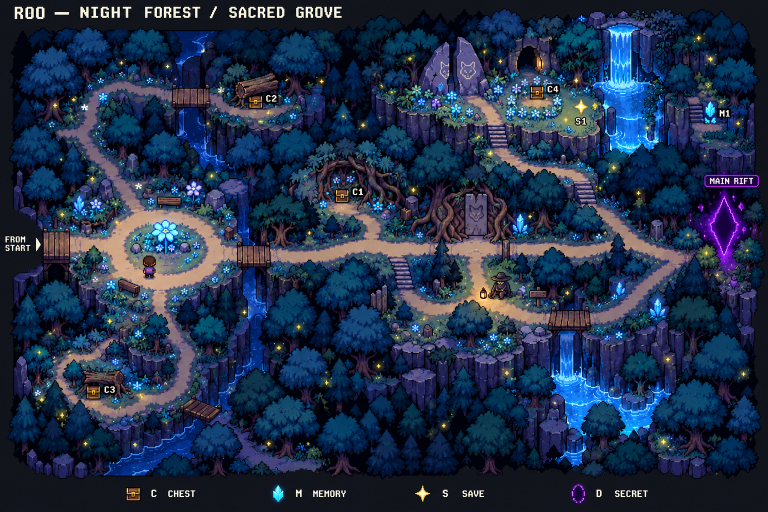
#> input picture design/maps/2026-10-08-v1/01-r00-forest-and-sacred-grove-v1b.png, 1536 x 1024 px (shown at 1/2 size)
$ python prepare-r00-map-v1.py
#> lines starting #> are read from the running program, lines starting #| are printed output that depends on the picture; after the words box and inside, x2 and y2 are one past the last pixel; in counts of white or black regions, pixels touching at a corner belong together
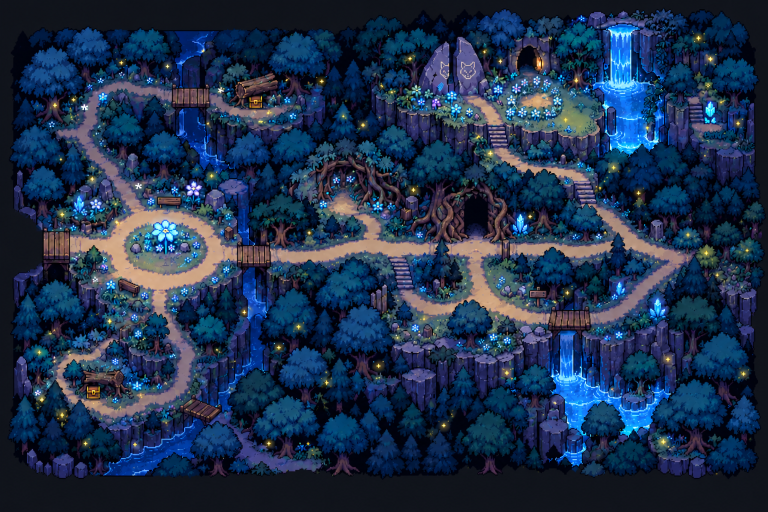
#> input picture assets/maps/r00-v1/cleanup-source.png, 1536 x 1024 px (shown at 1/2 size)
"""Prepare the approved R00 v1b art without altering pixels outside listed edits.

The cleanup image is an imagegen edit already reviewed by the owner. It is used
only as a source of localized patches, never as a replacement for the map.
"""

from __future__ import annotations

import argparse
import hashlib
import json
import shutil
from pathlib import Path

from PIL import Image, ImageChops, ImageDraw


ROOT = Path(__file__).resolve().parents[1]
SOURCE = ROOT / "design/maps/2026-10-08-v1/01-r00-forest-and-sacred-grove-v1b.png"
PACK = ROOT / "assets/maps/r00-v1"
SOURCE_CROP = (18, 50, 1516, 952)
SOURCE_SHA256 = "1847f7131a5852919acd1e77eb7cc1d31728bde38e47b3b857321decee31faf4"
VERSION = "UF-R00-V1B-2026-10-09"

# Coordinates are in the approved 1536 x 1024 source, [left, top, right, bottom).
# These deliberately small patches are the ONLY permitted background changes.
CLEANUP_RECTS = [
    ("c1-chest", (668, 377, 700, 407)),
    ("c1-label", (700, 373, 735, 397)),
    ("c2-label", (528, 184, 564, 214)),
    ("c3-label", (205, 765, 240, 796)),
    ("c4-chest", (1058, 169, 1091, 201)),
    ("c4-label", (1090, 166, 1124, 192)),
    ("s1-label", (1145, 231, 1180, 255)),
    ("m1-label", (1433, 214, 1473, 239)),
    ("from-start-label", (7, 469, 82, 507)),
    ("prototype-player", (280, 509, 314, 562)),
    ("prototype-hooded", (980, 539, 1044, 609)),
    ("stone-door-face", (927, 385, 978, 477)),
    ("main-rift-label", (1401, 343, 1521, 380)),
    ("prototype-purple-rift", (1375, 377, 1521, 563)),
]

STONE_POLYGON = [
    (929, 389), (941, 386), (947, 390), (953, 387), (961, 390),
    (971, 388), (975, 394), (976, 467), (969, 474), (928, 474),
]
RIFT_CORE_POLYGON = [
    (1450, 392), (1481, 449), (1478, 464), (1450, 508),
    (1419, 463), (1421, 451),
]


def file_sha256(path: Path) -> str:
    return hashlib.sha256(path.read_bytes()).hexdigest()


def purple_rift_mask(original: Image.Image, rect: tuple[int, int, int, int]) -> Image.Image:
    """Retain uncolored surrounding foliage; select the original purple pixels.

    Opaque original interior pixels are kept with a polygon. The colored sparks
    and bloom use a binary selection, so the source art is never recolored.
    """
    mask = Image.new("L", original.size, 0)
    px = original.load()
    out = mask.load()
    left, top, right, bottom = rect
    for y in range(top, bottom):
        for x in range(left, right):
            r, g, b, _ = px[x, y]
            if r > 8 and r > g * 1.25 + 2 and b > g * 1.3 + 3 and b > r * 0.55:
                out[x, y] = 255
    ImageDraw.Draw(mask).polygon(RIFT_CORE_POLYGON, fill=255)
    return mask


def sprite(original: Image.Image, name: str, rect: tuple[int, int, int, int],
           pivot: tuple[int, int], polygon: list[tuple[int, int]] | None = None,
           source_mask: Image.Image | None = None) -> dict:
    tile = original.crop(rect)
    if source_mask is not None:
        mask = source_mask.crop(rect)
    else:
        mask = Image.new("L", tile.size, 0)
        if polygon is None:
            polygon = [(0, 3), (3, 0), (tile.width - 4, 0),
                       (tile.width - 1, 3), (tile.width - 1, tile.height - 3),
                       (tile.width - 4, tile.height - 1), (1, tile.height - 1)]
        ImageDraw.Draw(mask).polygon(polygon, fill=255)
    tile.putalpha(mask)
    filename = f"{name}.png"
    tile.save(PACK / filename)
    expected = original.crop(rect).convert("RGB")
    rgb_difference = ImageChops.difference(tile.convert("RGB"), expected)
    assert rgb_difference.getbbox() is None, f"Sprite recolored original pixels: {name}"
    assert not sum(mask.histogram()[1:255]), f"Sprite alpha is not binary: {name}"
    return {
        "file": filename,
        "width": tile.width,
        "height": tile.height,
        "sourceRect": list(rect),
        "sourcePivot": [rect[0] + pivot[0], rect[1] + pivot[1]],
        "pivot": list(pivot),
        "opaquePixels": mask.histogram()[255],
        "alphaValues": [0, 255],
        "opaqueRgbMatchesApprovedSource": True,
        "sha256": file_sha256(PACK / filename),
    }


def build(original: Image.Image, cleanup: Image.Image, cleanup_reference: str) -> dict:
#> called with cleanup_reference = 'assets/maps/r00-v1/cleanup-source.png'
    mask = Image.new("L", original.size, 0)
#> mask: PIL image 1536x1024 L; every value is 0
    draw = ImageDraw.Draw(mask)
    patches = []
    rift_mask = None
    for name, rect in CLEANUP_RECTS:
        geometry = "rectangle"
        if name == "stone-door-face":
            draw.polygon(STONE_POLYGON, fill=255)
            geometry = "polygon-within-rectangle"
        elif name == "prototype-purple-rift":
            rift_mask = purple_rift_mask(original, rect)
            mask = ImageChops.lighter(mask, rift_mask)
            draw = ImageDraw.Draw(mask)
            geometry = "original-purple-pixels-and-core-polygon-within-rectangle"
        else:
            # PIL rectangles are inclusive, while this manifest uses exclusive ends.
            draw.rectangle((rect[0], rect[1], rect[2] - 1, rect[3] - 1), fill=255)
        entry = {"id": name, "sourceRect": list(rect), "geometry": geometry}
        if name == "stone-door-face":
            entry["sourcePolygon"] = [list(point) for point in STONE_POLYGON]
        if name == "prototype-purple-rift":
            entry["sourceCorePolygon"] = [list(point) for point in RIFT_CORE_POLYGON]
            entry["purplePixelRule"] = "r>8 && r>g*1.25+2 && b>g*1.3+3 && b>r*0.55"
        patches.append(entry)
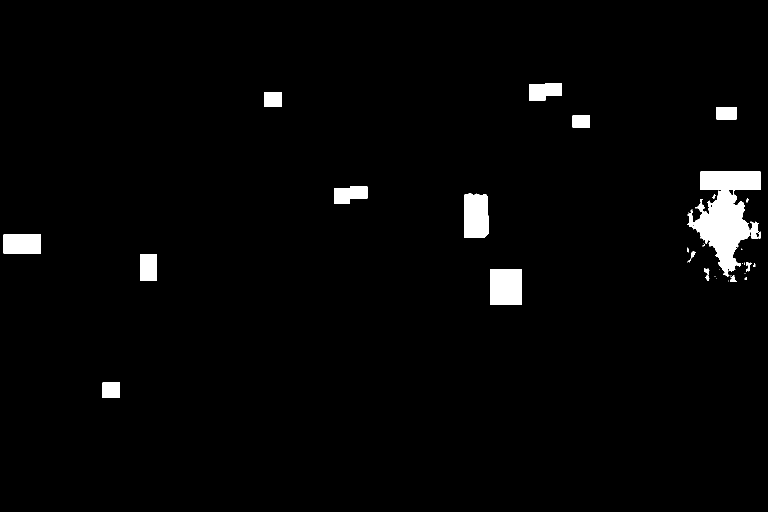
#> mask: PIL image 1536x1024 L (shown at 1/2 size); 2.3% white; 48 white regions (27 under 20 px), largest, box (x1, y1, x2, y2) and area: (1375, 343, 1521, 554) 14907, (980, 539, 1044, 609) 4480, (928, 386, 977, 475) 4108
#> after the loop, patches = 14 items

    prepared = Image.composite(cleanup, original, mask)
    difference = ImageChops.difference(prepared.convert("RGB"), original.convert("RGB"))
    r, g, b = difference.split()
    maximum = ImageChops.lighter(ImageChops.lighter(r, g), b)
    changed = maximum.point(lambda value: 255 if value else 0)
#> changed: PIL image 1536x1024 L; 2.3% white; 48 white regions (27 under 20 px), largest, box (x1, y1, x2, y2) and area: (1375, 343, 1521, 554) 14896, (980, 539, 1044, 609) 4479, (928, 386, 977, 475) 4106
    outside_difference = ImageChops.multiply(changed, ImageChops.invert(mask))
    assert outside_difference.getbbox() is None, "Approved pixels changed outside the explicit mask"
    black = Image.new("RGBA", original.size, (0, 0, 0, 0))
#> black: PIL image 1536x1024 RGBA; every value is 0
    original_outside = Image.composite(original, black, ImageChops.invert(mask))
    prepared_outside = Image.composite(prepared, black, ImageChops.invert(mask))
    outside_original_sha = hashlib.sha256(original_outside.tobytes()).hexdigest()
    outside_prepared_sha = hashlib.sha256(prepared_outside.tobytes()).hexdigest()
    assert outside_original_sha == outside_prepared_sha

    background = prepared.crop(SOURCE_CROP)
    assert background.size == (1498, 902)
    background.save(PACK / "background.png")
    mask.save(PACK / "cleanup-mask-source.png")
    mask.crop(SOURCE_CROP).save(PACK / "cleanup-mask.png")
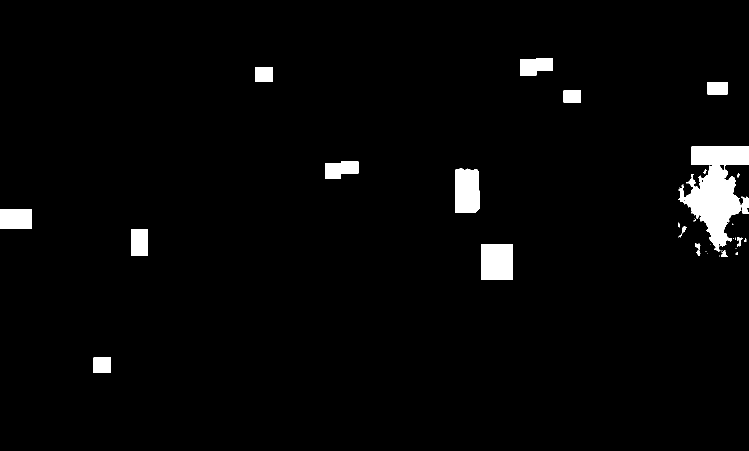
#> saved as cleanup-mask.png: PIL image 1498x902 L (shown at 1/2 size); 2.7% white; 47 white regions (27 under 20 px), largest, box (x1, y1, x2, y2) and area: (1357, 293, 1498, 504) 14722, (962, 489, 1026, 559) 4480, (910, 336, 959, 425) 4108

    sprites = {}
    for name, rect in (
        ("chest-c1-closed", (668, 377, 700, 407)),
        ("chest-c2-closed", (496, 190, 527, 218)),
        ("chest-c3-closed", (171, 768, 202, 800)),
        ("chest-c4-closed", (1058, 169, 1091, 201)),
    ):
        w, h = rect[2] - rect[0], rect[3] - rect[1]
        sprites[name] = sprite(original, name, rect, (w // 2, h - 1))
#> this loop made 4 passes
#> pass 1, in sprite, `tile.save(PACK / filename)`:
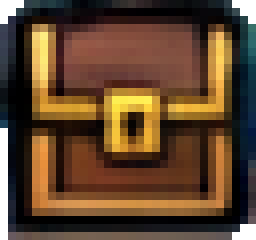
#> saved as chest-c1-closed.png: PIL image 32x30 RGBA (shown 8 times larger); mean R, G, B, A 89.8, 63.7, 40.5, 246.8; transparent parts drawn white
#> after the loop, sprites = 4 items
    stone_rect = (927, 385, 978, 477)
    stone_polygon = [(x - stone_rect[0], y - stone_rect[1]) for x, y in STONE_POLYGON]
#> stone_polygon = [(2, 4), (14, 1), (20, 5), (26, 2), (34, 5), (44, 3), (48, 9), (49, 82), (42, 89), (1, 89)]
    sprites["stone-door-closed"] = sprite(original, "stone-door-closed", stone_rect,
                                           (25, 89), polygon=stone_polygon)
#> in sprite (call 5), `mask = Image.new("L", tile.size, 0)`: mask: PIL image 51x92 L; every value is 0
#> in sprite (call 5), `ImageDraw.Draw(mask).polygon(polygon, fill=255)`: mask: PIL image 51x92 L; 87.6% white; 1 black region, box (x1, y1, x2, y2) and area: (0, 0, 51, 92) 584
#> in sprite (call 5), `rgb_difference = ImageChops.difference(tile.convert("RGB"), expected)`: rgb_difference: PIL image 51x92 RGB; every value is 0
    assert rift_mask is not None
    sprites["rift-purple"] = sprite(original, "rift-purple", (1375, 377, 1521, 563),
                                     (75, 136), source_mask=rift_mask)
#> in sprite (call 6), `mask = source_mask.crop(rect)`:
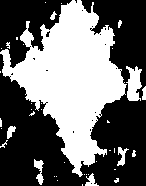
#> mask: PIL image 146x186 L; 42.4% white; 40 white regions (29 under 20 px), largest, box (x1, y1, x2, y2) and area: (0, 0, 127, 177) 10496, (126, 66, 142, 101) 389, (34, 159, 44, 185) 132
#> in sprite (call 6), `rgb_difference = ImageChops.difference(tile.convert("RGB"), expected)`: rgb_difference: PIL image 146x186 RGB; every value is 0
    # A simple shared alias for clients that need only the C1 chest appearance.
    shutil.copyfile(PACK / "chest-c1-closed.png", PACK / "chest-closed.png")
    sprites["chest-closed"] = {**sprites["chest-c1-closed"], "file": "chest-closed.png"}

    manifest = {
        "schema": "underfall.map-assets.v1",
        "version": VERSION,
        "status": "prepared-approved-art-runtime-validation-separate",
        "documentation": {
            "id": "20261009-r00-v1-runtime-manifest",
            "updated": "2026-10-09",
            "status": "prepared-reference-faithful",
            "summary": "ภาพพื้นโลกR00จากv1bและสไปรต์แยกจากต้นฉบับ พร้อมmaskcleanupและหลักฐานพิกเซลนอกmaskไม่เปลี่ยน",
        },
        "approvedSource": {
            "file": SOURCE.relative_to(ROOT).as_posix(),
            "width": 1536,
            "height": 1024,
            "sha256": SOURCE_SHA256,
            "unchanged": file_sha256(SOURCE) == SOURCE_SHA256,
            "authority": "Owner requested design/maps/2026-10-08-v1 for implemented CH00 maps",
        },
        "cleanupSource": {
            "file": "cleanup-source.png",
            "reference": cleanup_reference,
            "width": cleanup.width,
            "height": cleanup.height,
            "sha256": file_sha256(PACK / "cleanup-source.png"),
            "usage": "Only the explicitly listed cleanup mask; never a wholesale replacement",
        },
        "background": {
            "file": "background.png",
            "width": background.width,
            "height": background.height,
            "sourceCrop": list(SOURCE_CROP),
            "sourceCropOrigin": [18, 50],
            "resized": False,
            "worldScale": 1.25,
            "worldWidth": 1872.5,
            "worldHeight": 1127.5,
            "sourceToWorld": "worldX=(sourceX-18)*1.25; worldY=(sourceY-50)*1.25",
            "sha256": file_sha256(PACK / "background.png"),
        },
        "cleanupMask": {
            "file": "cleanup-mask.png",
            "sourceFile": "cleanup-mask-source.png",
            "alphaValues": [0, 255],
            "sourceMaskPixels": mask.histogram()[255],
            "patches": patches,
        },
        "sprites": sprites,
        "verification": {
            "method": "RGBA byte equality after excluding the explicit binary source-coordinate mask",
            "pixelsChangedOutsideMask": outside_difference.histogram()[255],
            "outsideMaskExactMatch": True,
            "sourcePixelsOutsideMask": original.width * original.height - mask.histogram()[255],
            "sourcePixelsChangedInsideMask": changed.histogram()[255],
            "approvedOutsideRgbaSha256": outside_original_sha,
            "preparedOutsideRgbaSha256": outside_prepared_sha,
            "allSpriteOpaqueRgbMatchesApprovedSource": True,
            "allSpriteAlphaBinary": True,
            "sourceFileSha256AfterPreparation": file_sha256(SOURCE),
        },
        "notes": [
            "All coordinates use the approved source image and exclusive right/bottom rectangle ends.",
            "C2 and C3 chest art and the S1 save star remain baked in their approved original positions.",
            "Closed C1/C4 chests, closed stone door and prototype purple rift were separated for interaction overlays.",
            "No character pack, chapter code, story, approved source PNG or design document was modified.",
            "No claim of browser collision, gameplay or acceptance is made by this mechanical preparation.",
        ],
    }
    # Predictable integration names; sprite top-left is transformed from sourceRect.
    manifest["images"] = {
        "background": {**manifest["background"], "sourceRect": list(SOURCE_CROP), "localPivot": [0, 0]},
        "chestC1": {**sprites["chest-c1-closed"], "localPivot": sprites["chest-c1-closed"]["pivot"]},
        "chestC4": {**sprites["chest-c4-closed"], "localPivot": sprites["chest-c4-closed"]["pivot"]},
        "stoneDoor": {**sprites["stone-door-closed"], "localPivot": sprites["stone-door-closed"]["pivot"]},
        "rift": {**sprites["rift-purple"], "localPivot": sprites["rift-purple"]["pivot"]},
    }
    (PACK / "manifest.json").write_text(json.dumps(manifest, ensure_ascii=False, indent=2) + "\n", encoding="utf-8")

    annotated = original.convert("RGB")
#> annotated is the input picture: PIL image 1536x1024 RGB; mean R, G, B 32.8, 48.3, 74.2
    annotations = ImageDraw.Draw(annotated)
    for name, rect in CLEANUP_RECTS:
        annotations.rectangle((rect[0], rect[1], rect[2] - 1, rect[3] - 1), outline="#ff6699", width=2)
    annotations.rectangle((18, 50, 1515, 951), outline="#ffff66", width=2)
    annotated.save(PACK / "cleanup-regions-preview.png")
    inspection(original, prepared)
    return manifest


def inspection(original: Image.Image, cleanup: Image.Image) -> None:
    regions = [
        ("C1", (649, 353, 742, 420)),
        ("C2", (483, 175, 572, 222)),
        ("C3", (158, 757, 250, 809)),
        ("C4", (1041, 157, 1134, 211)),
        ("SAVE", (1128, 197, 1198, 261)),
        ("M1", (1389, 199, 1485, 259)),
        ("PLAYER", (272, 499, 321, 569)),
        ("STONE", (907, 374, 999, 487)),
        ("POSSIBLE ACTOR", (980, 539, 1040, 611)),
        ("RIFT", (1375, 339, 1515, 553)),
    ]
    width = 660
    height = sum(max(64, (rect[3] - rect[1]) * 2) + 34 for _, rect in regions)
    sheet = Image.new("RGB", (width, height), "#222430")
    draw = ImageDraw.Draw(sheet)
    y = 0
    for name, rect in regions:
        draw.text((10, y + 4), f"{name} SOURCE {rect} / CLEANUP", fill="white")
        for x, image in ((10, original), (340, cleanup)):
            tile = image.crop(rect)
            tile = tile.resize((tile.width * 2, tile.height * 2), Image.Resampling.NEAREST)
            sheet.paste(tile, (x, y + 26))
        y += max(64, (rect[3] - rect[1]) * 2) + 34
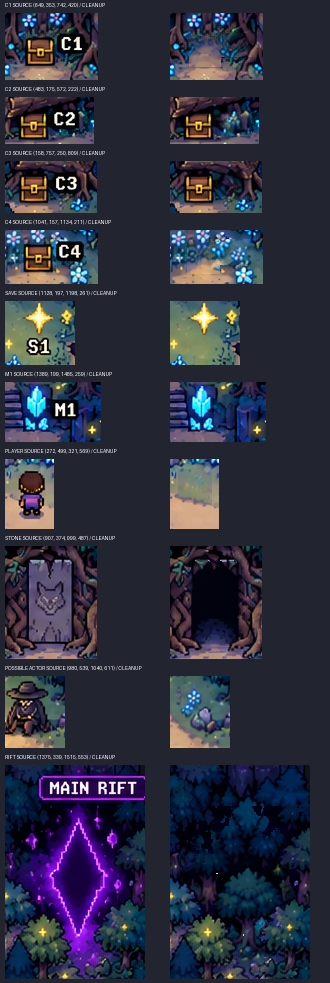
#> sheet: PIL image 660x1966 RGB (shown at 1/2 size); mean R, G, B 46.1, 47.7, 64
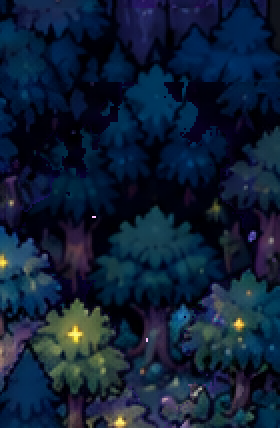
#> tile: PIL image 280x428 RGBA; mean R, G, B, A 15.7, 31.2, 53.2, 255
#> after the loop, y = 1966
    sheet.save(PACK / "inspection-crops.png")


def main() -> None:
    parser = argparse.ArgumentParser(description=__doc__)
    parser.add_argument("--cleanup-source", type=Path, default=PACK / "cleanup-source.png")
    parser.add_argument("--inspect", action="store_true")
    args = parser.parse_args()
    PACK.mkdir(parents=True, exist_ok=True)
    original = Image.open(SOURCE).convert("RGBA")
    cleanup = Image.open(args.cleanup_source).convert("RGBA")
    assert original.size == cleanup.size == (1536, 1024), "Unaligned source dimensions"
    assert file_sha256(SOURCE) == SOURCE_SHA256, "Approved R00 v1b source changed unexpectedly"
    if args.inspect:
        inspection(original, cleanup)
        print(json.dumps({"inspection": str(PACK / "inspection-crops.png")}, indent=2))
        return
    cleanup_target = PACK / "cleanup-source.png"
    reference = str(args.cleanup_source)
    if args.cleanup_source.resolve() != cleanup_target.resolve():
        shutil.copyfile(args.cleanup_source, cleanup_target)
    else:
        previous = PACK / "manifest.json"
        if previous.exists():
            reference = json.loads(previous.read_text(encoding="utf-8")).get("cleanupSource", {}).get("reference", reference)
    manifest = build(original, cleanup, reference)
#> manifest = 12 items
    print(json.dumps({
        "version": VERSION,
        "background": manifest["background"],
        "verification": manifest["verification"],
        "spriteDimensions": {key: [entry["width"], entry["height"]] for key, entry in manifest["sprites"].items()},
    }, indent=2))
#> (printed output is left out)


if __name__ == "__main__":
    main()
